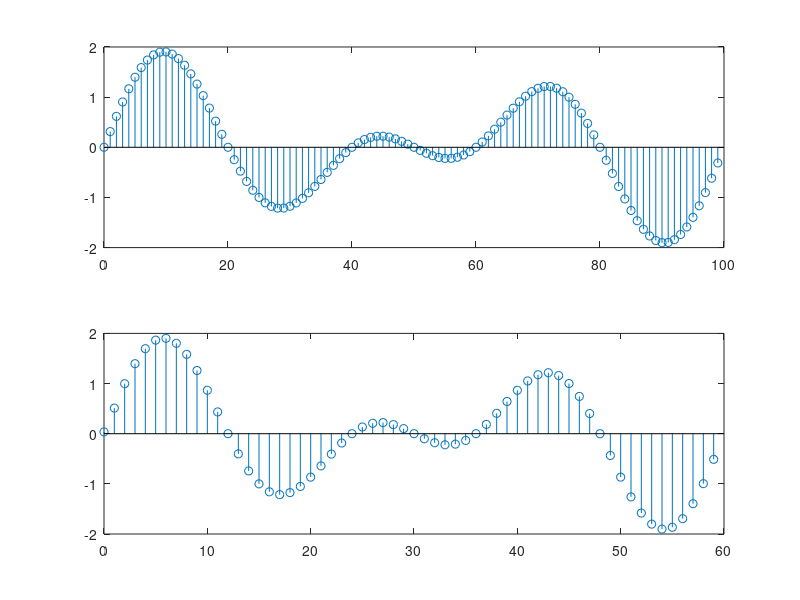

The MATLAB source for this figure:
signalLength = 100;
time = 0:signalLength-1;
frequency1=0.02;
frequency2=0.03;
interFactor = 3;
deciFactor = 5;
signal = sin(2*pi*frequency1*time)+sin(2*pi*frequency2*time);
resampledSignal = resample(signal,interFactor,deciFactor);
length(resampledSignal)
resampledTime = 0:((signalLength*interFactor)/deciFactor)-1
subplot(2,1,1)
stem(time,signal);
subplot(2,1,2)
stem(resampledTime,resampledSignal)